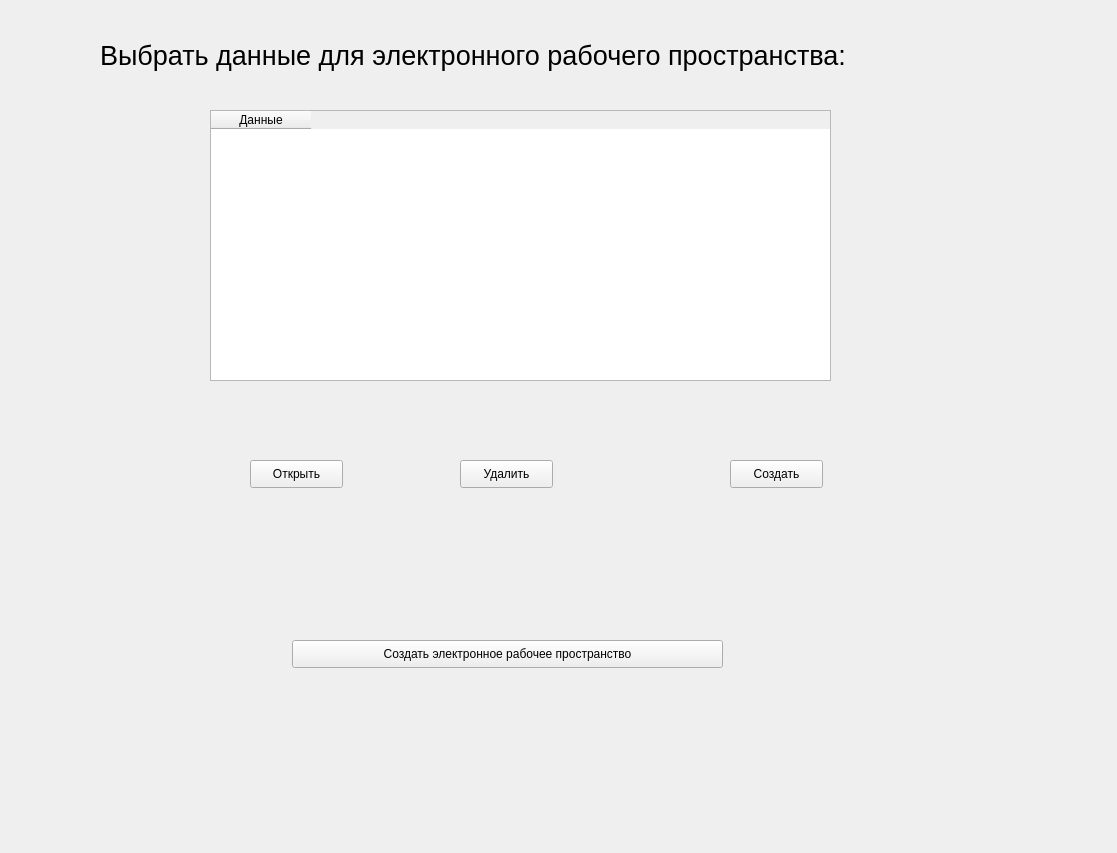
<?xml version="1.0" encoding="UTF-8"?>
<ui version="4.0">
 <class>Form</class>
 <widget class="QWidget" name="Form">
  <property name="geometry">
   <rect>
    <x>0</x>
    <y>0</y>
    <width>1117</width>
    <height>853</height>
   </rect>
  </property>
  <property name="windowTitle">
   <string>Form</string>
  </property>
  <widget class="QPushButton" name="pushButton30">
   <property name="geometry">
    <rect>
     <x>460</x>
     <y>460</y>
     <width>93</width>
     <height>28</height>
    </rect>
   </property>
   <property name="text">
    <string>Удалить</string>
   </property>
  </widget>
  <widget class="QLabel" name="label">
   <property name="geometry">
    <rect>
     <x>100</x>
     <y>20</y>
     <width>901</width>
     <height>71</height>
    </rect>
   </property>
   <property name="font">
    <font>
     <family>Tahoma</family>
     <pointsize>20</pointsize>
    </font>
   </property>
   <property name="text">
    <string>Выбрать данные для электронного рабочего пространства:</string>
   </property>
  </widget>
  <widget class="QPushButton" name="pushButton33">
   <property name="geometry">
    <rect>
     <x>250</x>
     <y>460</y>
     <width>93</width>
     <height>28</height>
    </rect>
   </property>
   <property name="text">
    <string>Открыть</string>
   </property>
  </widget>
  <widget class="QTableWidget" name="tableWidget">
   <property name="geometry">
    <rect>
     <x>210</x>
     <y>110</y>
     <width>621</width>
     <height>271</height>
    </rect>
   </property>
   <property name="maximumSize">
    <size>
     <width>621</width>
     <height>16777215</height>
    </size>
   </property>
   <column>
    <property name="text">
     <string>Данные</string>
    </property>
    <property name="font">
     <font>
      <stylestrategy>PreferDefault</stylestrategy>
     </font>
    </property>
    <property name="textAlignment">
     <set>AlignCenter</set>
    </property>
   </column>
  </widget>
  <widget class="QPushButton" name="pushButton333">
   <property name="geometry">
    <rect>
     <x>730</x>
     <y>460</y>
     <width>93</width>
     <height>28</height>
    </rect>
   </property>
   <property name="text">
    <string>Создать</string>
   </property>
  </widget>
  <widget class="QPushButton" name="ok">
   <property name="geometry">
    <rect>
     <x>292</x>
     <y>640</y>
     <width>431</width>
     <height>28</height>
    </rect>
   </property>
   <property name="text">
    <string>Создать электронное рабочее пространство</string>
   </property>
  </widget>
 </widget>
 <resources/>
 <connections/>
</ui>
